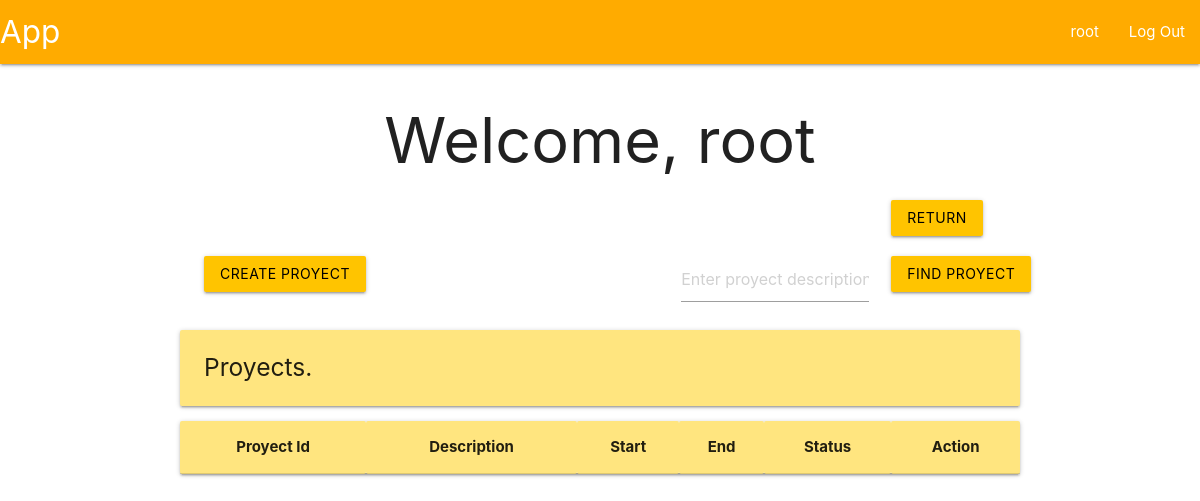
/root/proyects (signed in), run on an earlier commit of the app's database.
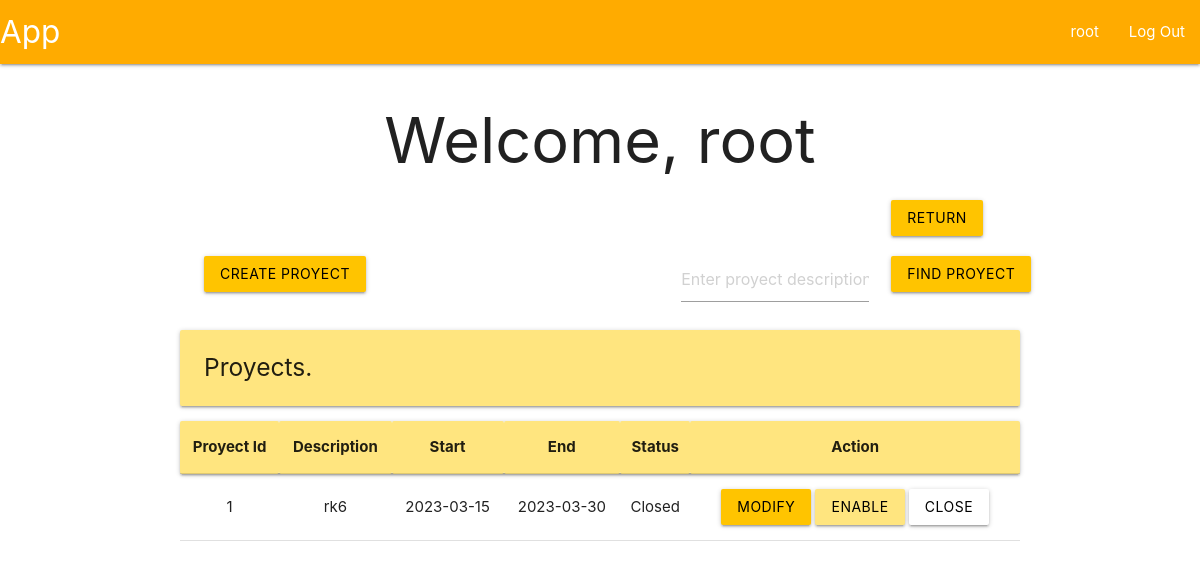
And on a later commit of the database.
### tables this page shows
CREATE TABLE proyect (
    id INTEGER PRIMARY KEY AUTOINCREMENT,
    description TEXT UNIQUE NOT NULL,
    start DATE NOT NULL,
    end DATE NOT NULL,
    statusId INTEGER,

    FOREIGN KEY (statusId) REFERENCES proyectStatus(id)
);

CREATE TABLE proyectStatus (
    id INTEGER PRIMARY KEY AUTOINCREMENT,
    name TEXT NOT NULL
);

### app/proyectView.py (the view, shortened to what this page needs)
@bp.route('/proyects', methods=('POST', 'GET'))
@modifyProyect_required
def proyectView():
    db = get_db()
    flag = False
    if not flag:
        proyects = db.execute(
            """SELECT
                p.id,
                p.description as description,
                p.start as start,
                p.end as end,
                s.name as status
               FROM proyect p
               INNER JOIN proyectStatus s ON p.statusId = s.id"""
        ).fetchall()
    return render_template('proyect/proyectView.html', proyects=proyects)

### app/auth.py (called while the page is built)
@bp.before_app_request
def load_logged_in_user():
    user_id = session.get('user_id')
    if user_id is None:
        g.user = None
    else:
        g.user = get_db().execute(
            "SELECT * FROM user WHERE id = ?",
            (user_id,)
        ).fetchone()

def modifyProyect_required(view):
    @functools.wraps(view)
    def wrapped_view(**kwargs):
        if g.user is None:
            return redirect(url_for('auth.login'))
        elif g.user['roleId'] != 1 and g.user['roleId'] != 2:
            return redirect(url_for('user.profile'))
        return view(**kwargs)
    return wrapped_view

### app/db.py (called while the page is built)
def get_db():
    if 'db' not in g:
        g.db = sqlite3.connect(
            current_app.config['DATABASE'],
            detect_types = sqlite3.PARSE_DECLTYPES
        )
        g.db.row_factory = sqlite3.Row
    return g.db

### app/templates/proyect/proyectView.html
{% extends 'base.html' %}
{% block header %}
  <h1>{% block title %}Welcome, {{ g.user['username'] }}{% endblock %}</h1>
{% endblock %}
{% block content %}
<div class="row">
    <form method="POST">
        <div class="col s1 offset-s10">
            <button class="btn waves-effect waves-ligth amber accent-3 black-text" type="submit" value="return" name="return">Return</button>
        </div>
    </form>
</div>
<div class="row">
  <form method="POST">
    <div class="col s3">
      <button class="btn waves-effect waves-ligth amber accent-3 black-text" type="submit" value="create-proyect" name="create-proyect">Create proyect</button>
    </div>
  </form>
  <form method="POST">
    <div class="col s3 offset-s4">
      <input placeholder="Enter proyect description" name="find-proyect" id="proyect">
    </div>
    <div class="col s2">
      <input class="btn waves-effect waves-ligth amber accent-3 black-text" type="submit" value="Find proyect">
    </div>
  </form>
</div>
<div class="left-align">
    <h5 class="card-panel amber accent-1">Proyects.</h5>
</div>
<table class="centered">
    <thead class="card-panel amber accent-1">
      <tr>
        <th>Proyect Id</th>
        <th>Description</th>
        <th>Start</th>
        <th>End</th>
        <th>Status</th>
        <th>Action</th>
      </tr>
    </thead>
    <tbody>
      {% for proyect in proyects %}
        <tr>
          <td>{{ proyect['id'] }}</td>
          <td>{{ proyect['description']}}</td>
          <td>{{ proyect['start'] }}</td>
          <td>{{ proyect['end'] }}</td>
          <td>{{ proyect['status'] }}</td>
          <td>
            <form method="POST">
                <button class="btn waves-effect waves-ligth amber accent-3 black-text" type="submit" name="modify-proyect" value="{{ proyect['id'] }}">Modify</button>
                <button class="btn waves-effect waves-ligth amber accent-1 black-text" type="submit" name="enable-proyect" value="{{ proyect['id'] }}">Enable</button>
                <button class="btn waves-effect waves-ligth white black-text" type="submit" name="close-proyect" value="{{ proyect['id'] }}">Close</button>
            </form>
          </td>
        </tr>
      {% endfor %}
    </tbody>
  </table>
{% endblock %}

What changed in the data, as far as the page shows it:
added proyect: id "1", description "rk6", start "2023-03-15", end "2023-03-30", status "Closed"
